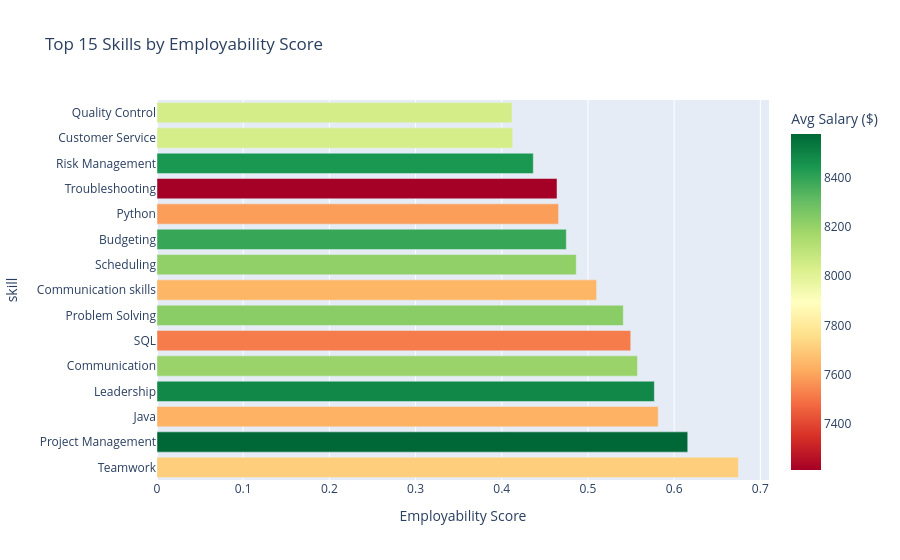

Notebook code cell kept with this figure:
### Markdown cell above
## 6. Visualizing the Results

### A. Top High-Value Skills
This chart highlights the skills with the best balance of demand, pay, and accessibility.

### Code cell
top_n = stats.head(15)
fig_score = px.bar(
    top_n, x='employability_score', y='skill', orientation='h',
    color='avg_salary', color_continuous_scale='RdYlGn',
    hover_data=['postings', 'avg_salary', 'entry_share'],
    labels={'employability_score': 'Employability Score', 'avg_salary': 'Avg Salary ($)'},
    title='Top 15 Skills by Employability Score'
)
fig_score.show()

### Figure 1 — Plotly figure (JSON) as saved in the notebook; plotly's stock layout.template omitted (floating-point values rounded to 4 significant figures)
{"data": [{"customdata": [[1250.0, 7709.0, 0.0144], [1046.0, 8578.0, 0.003824], [1026.0, 7633.0, 0.0117], [956.0, 8487.0, 0.004184], [926.0, 8195.0, 0.008639], [948.0, 7520.0, 0.0211], [882.0, 8229.0, 0.00907], [840.0, 7640.0, 0.02143], [754.0, 8213.0, 0.0], [712.0, 8389.0, 0.0], [742.0, 7588.0, 0.01078], [764.0, 7212.0, 0.01309], [610.0, 8443.0, 0.003279], [578.0, 8039.0, 0.00692], [576.0, 8041.0, 0.006944]], "hovertemplate": "Employability Score=%{x}<br>skill=%{y}<br>postings=%{customdata[0]}<br>Avg Salary ($)=%{marker.color}<br>entry_share=%{customdata[2]}<extra></extra>", "legendgroup": "", "marker": {"color": [7709.0, 8578.0, 7633.0, 8487.0, 8195.0, 7520.0, 8229.0, 7640.0, 8213.0, 8389.0, 7588.0, 7212.0, 8443.0, 8039.0, 8041.0], "coloraxis": "coloraxis", "pattern": {"shape": ""}}, "name": "", "orientation": "h", "showlegend": false, "textposition": "auto", "type": "bar", "x": [0.6746, 0.6158, 0.5815, 0.5771, 0.5575, 0.5496, 0.541, 0.51, 0.4864, 0.4749, 0.4659, 0.4641, 0.4366, 0.4126, 0.4119], "xaxis": "x", "y": ["Teamwork", "Project Management", "Java", "Leadership", "Communication", "SQL", "Problem Solving", "Communication skills", "Scheduling", "Budgeting", "Python", "Troubleshooting", "Risk Management", "Customer Service", "Quality Control"], "yaxis": "y"}], "layout": {"barmode": "relative", "coloraxis": {"colorbar": {"title": {"text": "Avg Salary ($)"}}, "colorscale": [[0, "rgb(165,0,38)"], [0.1, "rgb(215,48,39)"], [0.2, "rgb(244,109,67)"], [0.3, "rgb(253,174,97)"], [0.4, "rgb(254,224,139)"], [0.5, "rgb(255,255,191)"], [0.6, "rgb(217,239,139)"], [0.7, "rgb(166,217,106)"], [0.8, "rgb(102,189,99)"], [0.9, "rgb(26,152,80)"], [1, "rgb(0,104,55)"]]}, "legend": {"tracegroupgap": 0}, "title": {"text": "Top 15 Skills by Employability Score"}, "xaxis": {"anchor": "y", "domain": [0, 1], "title": {"text": "Employability Score"}}, "yaxis": {"anchor": "x", "domain": [0, 1], "title": {"text": "skill"}}}}
